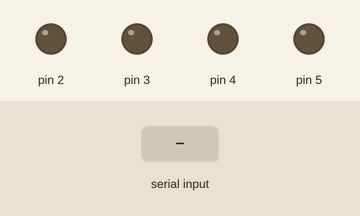
Recording of a sketch running on a simulated Arduino Uno, built with avr-gcc and run on an emulated ATmega328P. Shown: output pins drawn as LEDs (lit = HIGH). Dashed ring = blinking. Inputs (shaded band) come from the test bench. Random numbers use the default seed unless the sketch sets one; what the sketch prints to the serial monitor is not drawn.

Above: at 1.9 s.
2.0 s: "1" received over Serial
At 3.8 s:
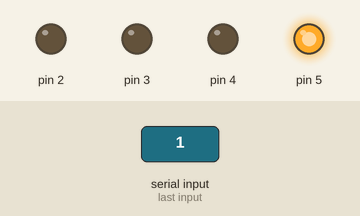
At 4.8 s:
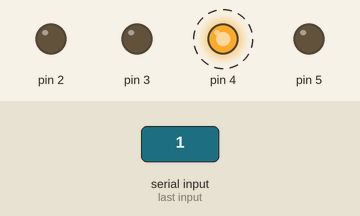
5.0 s: "2" received over Serial
Timing chart, 0 to 8.7 s (numbered marks = the images above; inputs shaded):
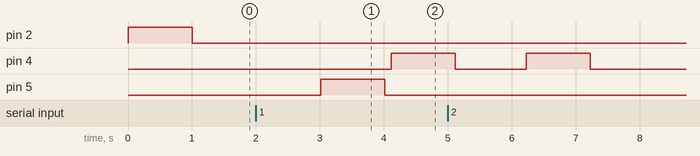

Measured:
- after the input at 2.0 s, pin 4: LOW → HIGH after 2.1 s; pin 5: LOW → HIGH after 1.0 s, → LOW 1.0 s later

The sketch:

controlador2.ino
```cpp
long randNumber;
int confirmationBit=0;
String order;
int amount=1;
int flag=1;

void setup() {
  Serial.begin(9600);
  randomSeed(analogRead(0));
  pinMode(2, OUTPUT);
  pinMode(3, OUTPUT);
  pinMode(4, OUTPUT);
  pinMode(5, OUTPUT);
  digitalWrite(2,LOW);
  digitalWrite(3,LOW);
  digitalWrite(4,LOW);
  digitalWrite(5,LOW);
}

void loop() {
  order="";
  //generates random number and turn on leds depending on pattern
  for (int i=0; i<amount; i++){
    randNumber = random(2, 6);
    order.concat(String(randNumber));
    digitalWrite(randNumber, HIGH);
    delay(1000);
    digitalWrite(randNumber, LOW);
    delay(100);
  }
  //Serial.write(order.toInt());
  Serial.println(order);
  //reads the serial and waits for the confirmation bit
  confirmationBit = Serial.read();
  flag=1;
  while(flag){
    if (Serial.available() > 0) {
    // read the incoming byte:
    confirmationBit = Serial.read();
    }
    if(confirmationBit==49){//49 is 1
      flag=0;
      amount++;
    }
    else if(confirmationBit==50){//50 is 2
      amount=1;
      flag=0;
    }
    delay(10);
  }
  delay(1000);
  //clear the buffer from garbage values
  while(Serial.available() > 0) {
    char t = Serial.read();
  }
}
```
